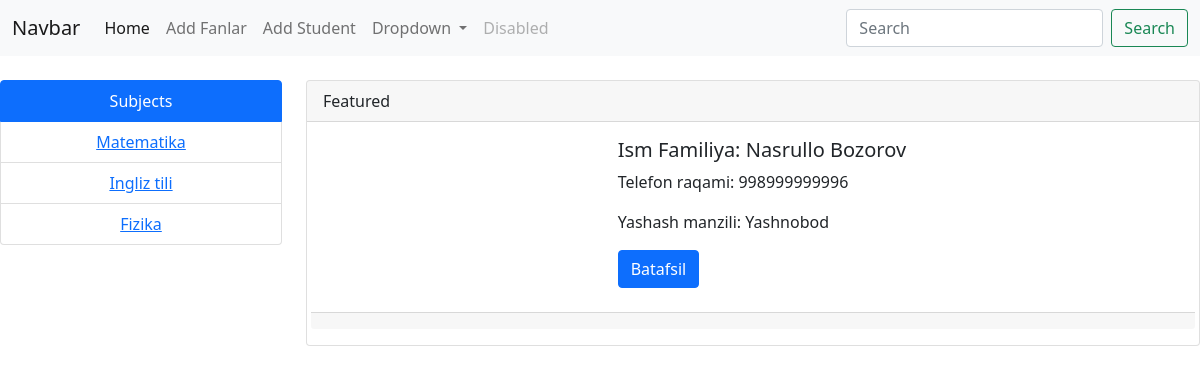
/app/fanlar/1, run on an earlier commit of the app's database.
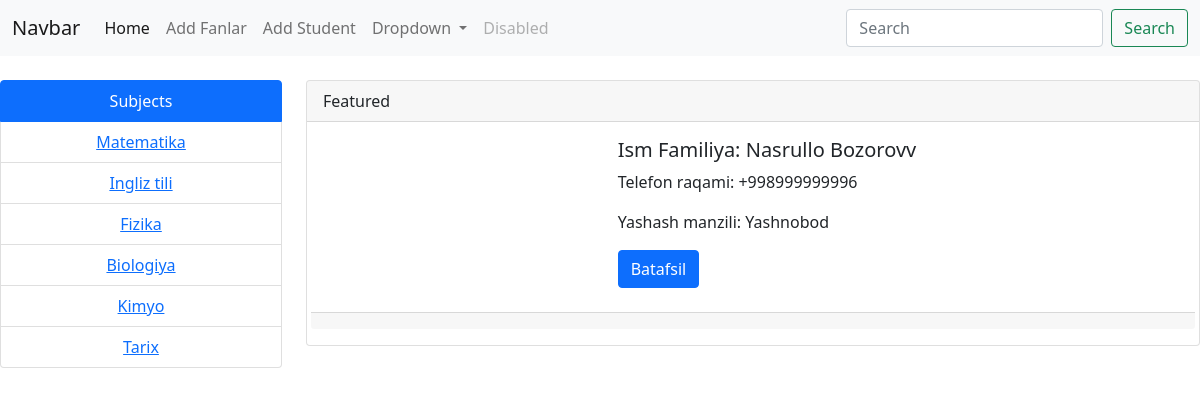
And on a later commit of the database.
### configapp/models.py (models this page shows, shortened)
class Fanlar(models.Model):
    title = models.CharField(max_length=150)

class Student(models.Model):
    fullname = models.CharField(max_length=150)
    phone = models.TextField()
    location = models.TextField(max_length=150)
    fan = models.ForeignKey(Fanlar,on_delete=models.CASCADE)

### configapp/views.py (the view)
# urls.py: path('fanlar/<int:fan_id>',get_fanlar,name='get_fanlar'),
def get_fanlar(request, fan_id):
    students = Student.objects.filter(fan_id=fan_id)
    fanlar = Fanlar.objects.all()
    context = {
        "fanlar": fanlar,
        "students": students,
    }
    return render(request, 'get_fanlar.html', context=context)

### configapp/templates/get_fanlar.html (shortened to what this page needs)
<!DOCTYPE html>
<html lang="en">
<head>
</head>
<link href="https://cdn.jsdelivr.net/npm/bootstrap@5.0.2/dist/css/bootstrap.min.css" rel="stylesheet">
<body>
<nav class="navbar navbar-expand-lg navbar-light bg-light">
  <div class="container-fluid">
    <a class="navbar-brand" href="#">Navbar</a>
    <div class="collapse navbar-collapse" id="navbarSupportedContent">
      <ul class="navbar-nav me-auto mb-2 mb-lg-0">
        <li class="nav-item">
          <a class="nav-link active" aria-current="page" href="{% url 'home' %}">Home</a>
        </li>
        <li class="nav-item">
          <a class="nav-link" href="{% url 'add_fanlar' %}">Add Fanlar</a>
        </li>
        <li class="nav-item">
          <a class="nav-link" href="{% url 'add_student' %}">Add Student</a>
        </li>
        <li class="nav-item dropdown">
          <a class="nav-link dropdown-toggle" href="#" id="navbarDropdown" role="button" data-bs-toggle="dropdown" aria-expanded="false">
            Dropdown
          </a>
        </li>
        <li class="nav-item">
          <a class="nav-link disabled" href="#" tabindex="-1" aria-disabled="true">Disabled</a>
        </li>
      </ul>
      <form class="d-flex">
        <input class="form-control me-2" type="search" placeholder="Search" aria-label="Search">
        <button class="btn btn-outline-success" type="submit">Search</button>
      </form>
    </div>
  </div>
</nav>
<div class="row">
  <div class="col-3 mt-4 text-center"><ul class="list-group ">
  <li class="list-group-item active" aria-current="true">Subjects</li>
    {% for item in fanlar %}
    <li class="list-group-item" ><a href="{% url 'get_fanlar' item.pk%}">{{item.title}}</a></li>
    {% endfor %}
</ul>
  </div>
  <div class="col-9 mt-4">
    {% for item in students %}
    <div class="card  ">
  <div class="card-header">
    Featured
  </div>
  <div class="card-body">
    <div class="row">
      <div class="col-4">
      </div>
      <div class="col-8"><h5 class="card-title">Ism Familiya: {{item.fullname}}</h5>
    <p class="card-text">Telefon raqami: {{item.phone}}</p>
    <p class="card-text">Yashash manzili: {{item.location}}</p>
    <a href="#" class="btn btn-primary mb-4">Batafsil</a>
  </div>
  <div class="card-footer text-muted">
  </div>
    </div>
    </div>
</div></div>
    {% endfor %}
</div>
</body>
</html>

What changed in the data, as far as the page shows it:
added Fanlar: title "Biologiya"
added Fanlar: title "Kimyo"
added Fanlar: title "Tarix"
changed Student "Yashnobod": fullname "Nasrullo Bozorov" → "Nasrullo Bozorovv"; phone "998999999996" → "+998999999996"
